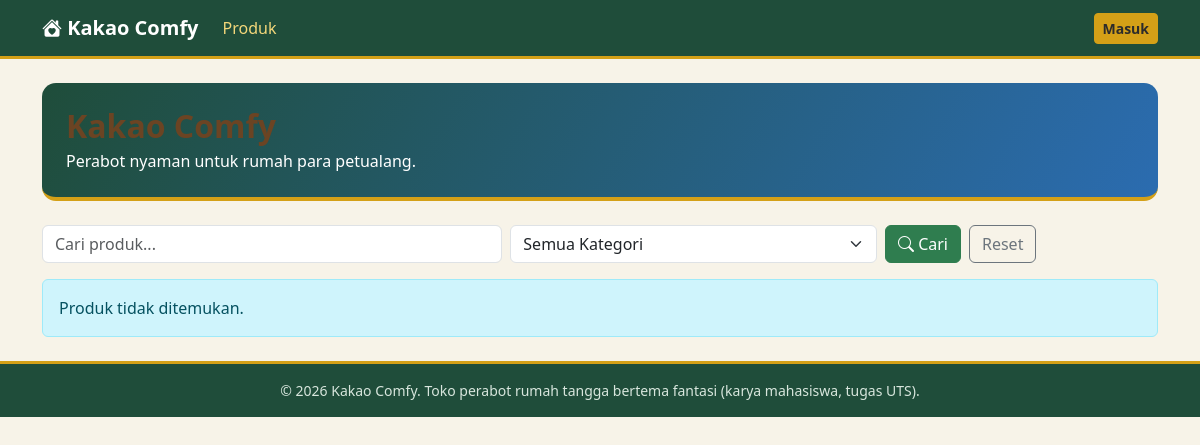
Before: / with the older database file.
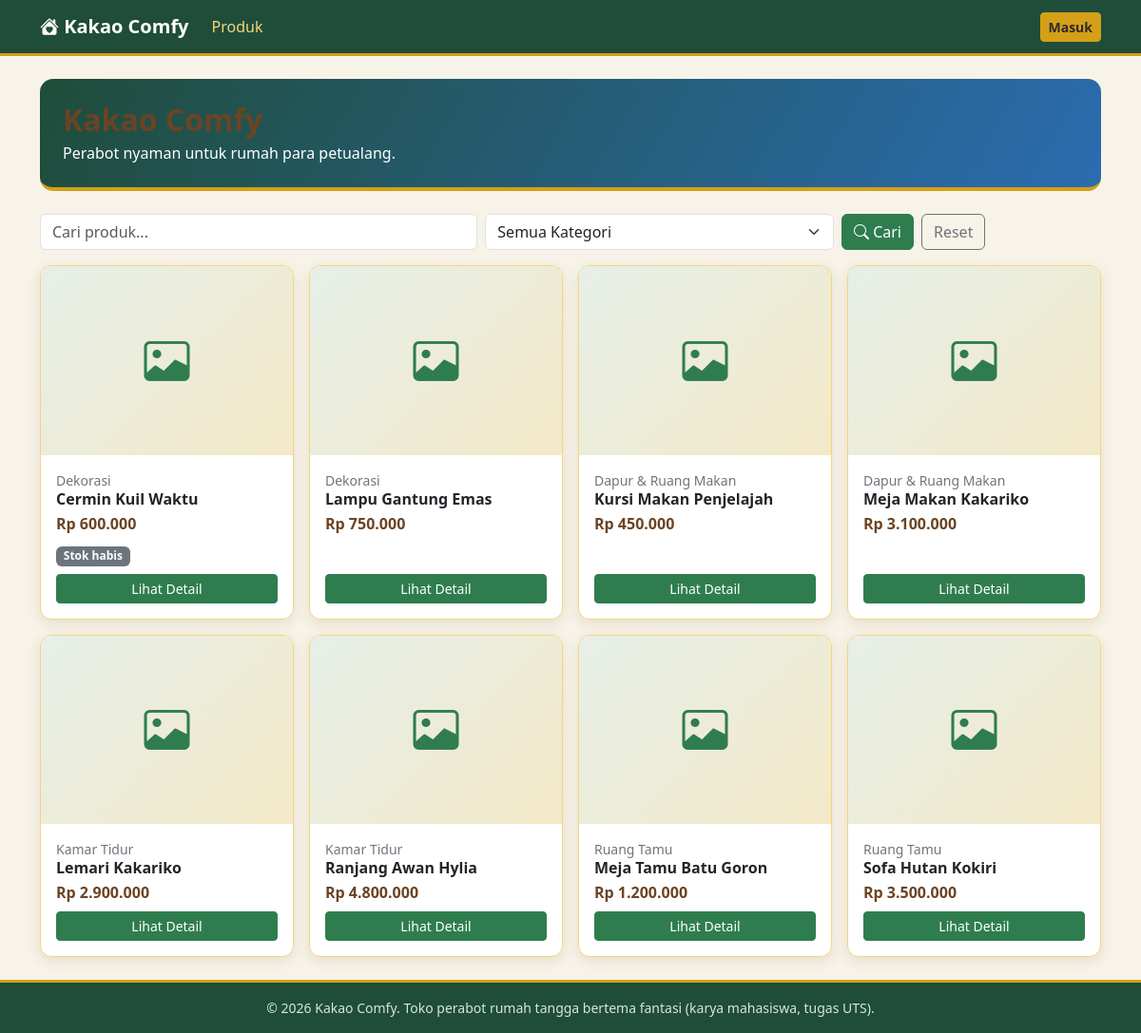
After: the same page with the newer database file.
### tables this page shows
CREATE TABLE produk (
  id_produk INT AUTO_INCREMENT PRIMARY KEY,
  id_kategori INT NOT NULL,
  id_penjual INT NOT NULL,
  nama_produk VARCHAR(150) NOT NULL,
  deskripsi TEXT,
  harga DECIMAL(12,0) NOT NULL,
  stok INT NOT NULL DEFAULT 0,
  gambar VARCHAR(255) NULL,
  created_at TIMESTAMP DEFAULT CURRENT_TIMESTAMP,
  FOREIGN KEY (id_kategori) REFERENCES kategori(id_kategori),
  FOREIGN KEY (id_penjual) REFERENCES users(id_user)
);

CREATE TABLE kategori (
  id_kategori INT AUTO_INCREMENT PRIMARY KEY,
  nama_kategori VARCHAR(100) NOT NULL UNIQUE
);

### includes/auth.php (called while the page is built, shortened)
<?php
function sudah_login() {
    return !empty($_SESSION['id_user']);
}

### includes/helper.php (called while the page is built, shortened)
<?php
function e($t) {
    return htmlspecialchars((string)$t, ENT_QUOTES, 'UTF-8');
}
function rupiah($angka) {
    return 'Rp ' . number_format((float)$angka, 0, ',', '.');
}

### includes/produk_helper.php (called while the page is built, shortened)
<?php
function url_gambar(?string $nama): ?string {
    return $nama ? BASE_URL . '/uploads/produk/' . rawurlencode($nama) : null;
}

### index.php (the view, shortened to what this page needs)
<?php
require_once __DIR__ . '/includes/helper.php';
require_once __DIR__ . '/config/koneksi.php';
require_once __DIR__ . '/includes/auth.php';
require_once __DIR__ . '/includes/produk_helper.php';
$q   = trim($_GET['q'] ?? '');
$where = ['1=1'];
$st = mysqli_prepare($koneksi,
    "SELECT p.id_produk, p.nama_produk, p.harga, p.stok, p.gambar, k.nama_kategori
     FROM produk p JOIN kategori k ON k.id_kategori = p.id_kategori
     WHERE " . implode(' AND ', $where) . "
     ORDER BY p.id_produk DESC");
mysqli_stmt_execute($st);
$data = mysqli_fetch_all(mysqli_stmt_get_result($st), MYSQLI_ASSOC);
$menu_aktif = 'produk';
include __DIR__ . '/includes/layout_atas.php';
?>
<div class="hero-kakao p-4 mb-4">
  <h2 class="fw-bold mb-1">Kakao Comfy</h2>
  <p class="mb-0">Perabot nyaman untuk rumah para petualang.</p>
</div>
<form method="get" class="row g-2 mb-3">
  <div class="col-md-5">
    <input type="text" name="q" class="form-control" placeholder="Cari produk..." value="<?= e($q) ?>">
  </div>
  <div class="col-md-4">
    <select name="kat" class="form-select">
      <option value="0">Semua Kategori</option>
    </select>
  </div>
  <div class="col-md-3 d-flex gap-2">
    <button class="btn btn-hijau"><i class="bi bi-search"></i> Cari</button>
    <a href="<?= BASE_URL ?>/index.php" class="btn btn-outline-secondary">Reset</a>
  </div>
</form>
<?php if (!$data): ?>
  <div class="alert alert-info">Produk tidak ditemukan.</div>
<?php endif; ?>
<div class="row row-cols-2 row-cols-md-3 row-cols-lg-4 g-3">
  <?php foreach ($data as $p): ?>
    <?php $img = url_gambar($p['gambar']); ?>
    <div class="col">
      <div class="card kartu-kakao kartu-produk h-100">
        <?php if ($img): ?>
          <img src="<?= e($img) ?>" class="gambar-produk" alt="<?= e($p['nama_produk']) ?>">
        <?php else: ?>
          <div class="gambar-produk gambar-kosong"><i class="bi bi-image"></i></div>
        <?php endif; ?>
        <div class="card-body d-flex flex-column">
          <small class="text-secondary"><?= e($p['nama_kategori']) ?></small>
          <h6 class="fw-bold mb-1"><?= e($p['nama_produk']) ?></h6>
          <div class="harga mb-2"><?= rupiah($p['harga']) ?></div>
          <div class="mt-auto">
            <?php if ((int)$p['stok'] === 0): ?>
              <span class="badge text-bg-secondary mb-2">Stok habis</span>
            <?php endif; ?>
            <a href="<?= BASE_URL ?>/pages/produk_detail.php?id=<?= (int)$p['id_produk'] ?>"
               class="btn btn-sm btn-hijau w-100">Lihat Detail</a>
          </div>
        </div>
      </div>
    </div>
  <?php endforeach; ?>
</div>
<?php include __DIR__ . '/includes/layout_bawah.php'; ?>

### includes/layout_atas.php (shortened to what this page needs)
<?php
$menu_aktif = $menu_aktif ?? '';
$role       = $_SESSION['role'] ?? '';
?>
<!DOCTYPE html>
<html lang="id">
<head>
  <link href="https://cdn.jsdelivr.net/npm/bootstrap@5.3.3/dist/css/bootstrap.min.css" rel="stylesheet">
  <link href="https://cdn.jsdelivr.net/npm/bootstrap-icons@1.11.3/font/bootstrap-icons.css" rel="stylesheet">
  <link href="<?= BASE_URL ?>/assets/css/style.css" rel="stylesheet">
</head>
<body>
<nav class="navbar navbar-expand-md navbar-kakao sticky-top">
  <div class="container">
    <a class="navbar-brand fw-bold" href="<?= BASE_URL ?>/index.php">
      <i class="bi bi-house-heart-fill"></i> Kakao Comfy
    </a>
    <div class="collapse navbar-collapse" id="menuNav">
      <ul class="navbar-nav me-auto">
        <li class="nav-item">
          <a class="nav-link <?= $menu_aktif === 'produk' ? 'active' : '' ?>" href="<?= BASE_URL ?>/index.php">Produk</a>
        </li>
      </ul>
      <ul class="navbar-nav align-items-md-center gap-md-2">
        <?php if (sudah_login()): ?>
        <li class="nav-item text-white small"><?= e($_SESSION['nama']) ?> (<?= e($role) ?>)</li>
        <li class="nav-item">
          <a class="btn btn-sm btn-emas" href="<?= BASE_URL ?>/auth/logout.php">Keluar</a>
        </li>
        <?php else: ?>
        <li class="nav-item">
          <a class="btn btn-sm btn-emas" href="<?= BASE_URL ?>/auth/login.php">Masuk</a>
        </li>
        <?php endif; ?>
      </ul>
    </div>
  </div>
</nav>
<main class="container py-4">

### includes/layout_bawah.php (shortened to what this page needs)
</main>
<footer class="footer-kakao text-center small py-3">
  &copy; <?= date('Y') ?> Kakao Comfy. Toko perabot rumah tangga bertema fantasi (karya mahasiswa, tugas UTS).
</footer>
</body>
</html>

### assets/css/style.css (style rules this page uses)
:root { --hijau-tua: #1f4d3a; --hijau: #2f7d4f; --biru: #2b6cb0; --emas: #d4a017; --emas-muda: #f3d77a; --coklat: #6b4423; --krem: #f7f3e8; }
body { background: var(--krem); color: #2b2b2b; font-family: "Segoe UI", system-ui, sans-serif; }
a { color: var(--biru); }
h1, h2, h3, h4, h5 { color: var(--coklat); }
.navbar-kakao { background: var(--hijau-tua); border-bottom: 3px solid var(--emas); }
.navbar-kakao .navbar-brand, .navbar-kakao .nav-link { color: #fff; }
.navbar-kakao .nav-link:hover, .navbar-kakao .nav-link.active { color: var(--emas-muda); }
.btn-hijau { background: var(--hijau); border-color: var(--hijau); color: #fff; }
.btn-emas { background: var(--emas); border-color: var(--emas); color: #2b2b2b; font-weight: 600; }
.kartu-kakao { border: 1px solid var(--emas-muda); border-radius: 12px; box-shadow: 0 4px 14px rgba(107, 68, 35, .12); }
.hero-kakao { background: linear-gradient(120deg, var(--hijau-tua), var(--biru)); color: #fff; border-radius: 14px; border-bottom: 4px solid var(--emas); }
.footer-kakao { background: var(--hijau-tua); color: #d8e6dd; border-top: 3px solid var(--emas); }
.kartu-produk { overflow: hidden; transition: transform .15s, box-shadow .15s; }
.gambar-produk { width: 100%; aspect-ratio: 4 / 3; object-fit: cover; display: block; }
.gambar-kosong { display: flex; align-items: center; justify-content: center; background: linear-gradient(135deg, #e6efe8, #f3e9c8); color: var(--hijau); font-size: 3rem; }
.harga { color: var(--coklat); font-weight: 700; }

Changed rows visible on the page:
added produk: id_kategori.nama_kategori "Dekorasi", nama_produk "Cermin Kuil Waktu", harga "Rp 600.000", stok "Stok habis"
added produk: id_kategori.nama_kategori "Dekorasi", nama_produk "Lampu Gantung Emas", harga "Rp 750.000"
added produk: id_kategori.nama_kategori "Dapur & Ruang Makan", nama_produk "Kursi Makan Penjelajah", harga "Rp 450.000"
added produk: id_kategori.nama_kategori "Dapur & Ruang Makan", nama_produk "Meja Makan Kakariko", harga "Rp 3.100.000"
added produk: id_kategori.nama_kategori "Kamar Tidur", nama_produk "Lemari Kakariko", harga "Rp 2.900.000"
added produk: id_kategori.nama_kategori "Kamar Tidur", nama_produk "Ranjang Awan Hylia", harga "Rp 4.800.000"
added produk: id_kategori.nama_kategori "Ruang Tamu", nama_produk "Meja Tamu Batu Goron", harga "Rp 1.200.000"
added produk: id_kategori.nama_kategori "Ruang Tamu", nama_produk "Sofa Hutan Kokiri", harga "Rp 3.500.000"
Other visible differences:
text no longer shown: "Produk tidak ditemukan."
